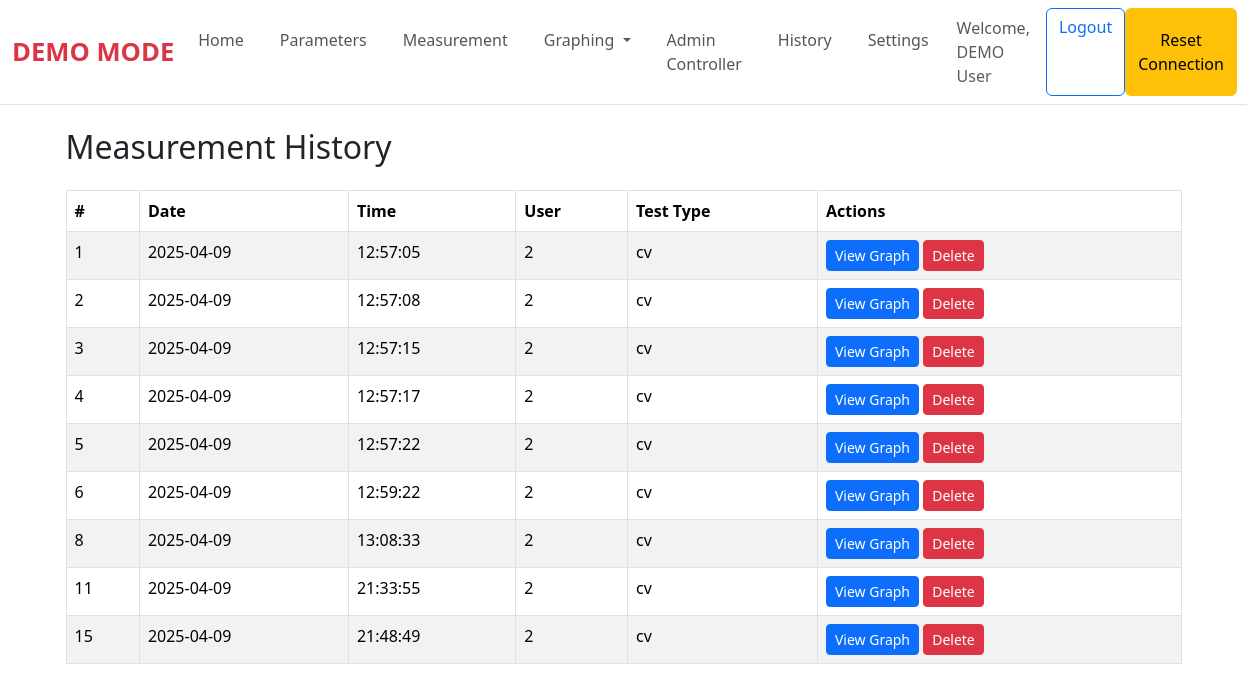
The app's page /history (signed in) with its own data.
### tables this page shows
CREATE TABLE measurements (
            measurement_id INTEGER PRIMARY KEY AUTOINCREMENT,
            date_recorded DATE NOT NULL,
            time_recorded TIME NOT NULL,
            user_id INTEGER NOT NULL,
            test_type TEXT NOT NULL,
            FOREIGN KEY (user_id) REFERENCES users (id)
        );

### main.py (the view)
@app.route('/history', methods=["GET"])
def history():
    if 'email' not in session:
        flash("Please log in to access this page.", "error")
        return redirect(url_for("login"))
    user = get_user_by_email(session['email'])
    if not user:
        flash("User not found. Please log in again.", "error")
        return redirect(url_for("login"))
    measurements = get_measurements(user_id=user[0])  # user[0] is the user ID
    return render_template("history.html", measurements=measurements)

### database.py (called while the page is built)
def get_user_by_email(email):
    conn = sqlite3.connect(DB_path)
    cursor = conn.cursor()
    cursor.execute('''
        SELECT * FROM users WHERE email = ?
    ''', (email,))
    user = cursor.fetchone()
    conn.close()
    return user

def get_measurements(user_id=None):
    conn = sqlite3.connect(DB_path)
    cursor = conn.cursor()
    if user_id:
        cursor.execute('''
            SELECT * FROM measurements WHERE user_id = ?
        ''', (user_id,))
    else:
        cursor.execute('SELECT * FROM measurements')
    measurements = cursor.fetchall()
    conn.close()
    return measurements

### main.py (called while the page is built)
@app.context_processor
def inject_user_info():
    if 'email' in session:
        user = get_user_by_email(session['email'])
        if user:
            return {'username': f"{user[1]} {user[2]}", 'user_id': user[0], 'email': user[3]}
    return {'username': None, 'user_id': None, 'email': None}

### templates/history.html (shortened to what this page needs)
{% extends "base.html" %}
{% block content %}
<div class="container mt-4">
    <h2 class="mb-4">Measurement History</h2>
    {% if measurements %}
        <table class="table table-striped table-bordered">
            <thead>
                <tr>
                    <th>#</th>
                    <th>Date</th>
                    <th>Time</th>
                    <th>User</th>
                    <th>Test Type</th>
                    <th>Actions</th>
                </tr>
            </thead>
            <tbody>
                {% for measurement in measurements %}
                    <tr>
                        <td>{{ measurement[0] }}</td>
                        <td>{{ measurement[1] }}</td>
                        <td>{{ measurement[2] }}</td>
                        <td>{{ measurement[3] }}</td>
                        <td>{{ measurement[4] }}</td>
                        <td>
                            <a href="{{ url_for('view_measurement', measurement_id=measurement[0]) }}" class="btn btn-primary btn-sm">View Graph</a>
                            <form action="{{ url_for('delete_measurement', measurement_id=measurement[0]) }}" method="POST" style="display:inline;">
                                <button type="submit" class="btn btn-danger btn-sm" onclick="return confirm('Are you sure you want to delete this measurement?');">Delete</button>
                            </form>
                        </td>
                    </tr>
                {% endfor %}
            </tbody>
        </table>
    {% else %}
        <p>No measurements found.</p>
    {% endif %}
</div>
{% endblock %}

### records on screen
measurements: measurement_id "1", date_recorded "2025-04-09", time_recorded "12:57:05", user "2", test_type "cv"
measurements: measurement_id "2", date_recorded "2025-04-09", time_recorded "12:57:08", user "2", test_type "cv"
measurements: measurement_id "3", date_recorded "2025-04-09", time_recorded "12:57:15", user "2", test_type "cv"
measurements: measurement_id "4", date_recorded "2025-04-09", time_recorded "12:57:17", user "2", test_type "cv"
measurements: measurement_id "5", date_recorded "2025-04-09", time_recorded "12:57:22", user "2", test_type "cv"
measurements: measurement_id "6", date_recorded "2025-04-09", time_recorded "12:59:22", user "2", test_type "cv"
measurements: measurement_id "8", date_recorded "2025-04-09", time_recorded "13:08:33", user "2", test_type "cv"
measurements: measurement_id "11", date_recorded "2025-04-09", time_recorded "21:33:55", user "2", test_type "cv"
measurements: measurement_id "15", date_recorded "2025-04-09", time_recorded "21:48:49", user "2", test_type "cv"

### other values on screen
{{ username }} "DEMO User"
